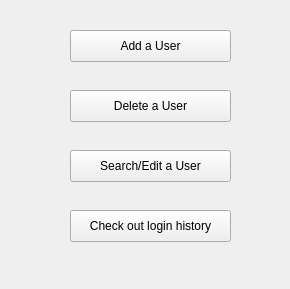
<?xml version="1.0" encoding="UTF-8"?>
<ui version="4.0">
 <class>Advance</class>
 <widget class="QWidget" name="Advance">
  <property name="geometry">
   <rect>
    <x>0</x>
    <y>0</y>
    <width>290</width>
    <height>289</height>
   </rect>
  </property>
  <property name="windowTitle">
   <string>Advance</string>
  </property>
  <widget class="QPushButton" name="Add_Button">
   <property name="geometry">
    <rect>
     <x>70</x>
     <y>30</y>
     <width>161</width>
     <height>32</height>
    </rect>
   </property>
   <property name="text">
    <string>Add a User</string>
   </property>
   <property name="shortcut">
    <string>Return</string>
   </property>
  </widget>
  <widget class="QPushButton" name="Delete_Button">
   <property name="geometry">
    <rect>
     <x>70</x>
     <y>90</y>
     <width>161</width>
     <height>32</height>
    </rect>
   </property>
   <property name="text">
    <string>Delete a User</string>
   </property>
   <property name="shortcut">
    <string>Return</string>
   </property>
  </widget>
  <widget class="QPushButton" name="Search_Button">
   <property name="geometry">
    <rect>
     <x>70</x>
     <y>150</y>
     <width>161</width>
     <height>32</height>
    </rect>
   </property>
   <property name="text">
    <string>Search/Edit a User</string>
   </property>
   <property name="shortcut">
    <string>Return</string>
   </property>
  </widget>
  <widget class="QPushButton" name="Login_history_Button">
   <property name="geometry">
    <rect>
     <x>70</x>
     <y>210</y>
     <width>161</width>
     <height>32</height>
    </rect>
   </property>
   <property name="text">
    <string>Check out login history</string>
   </property>
   <property name="shortcut">
    <string>Return</string>
   </property>
  </widget>
 </widget>
 <resources/>
 <connections/>
</ui>
